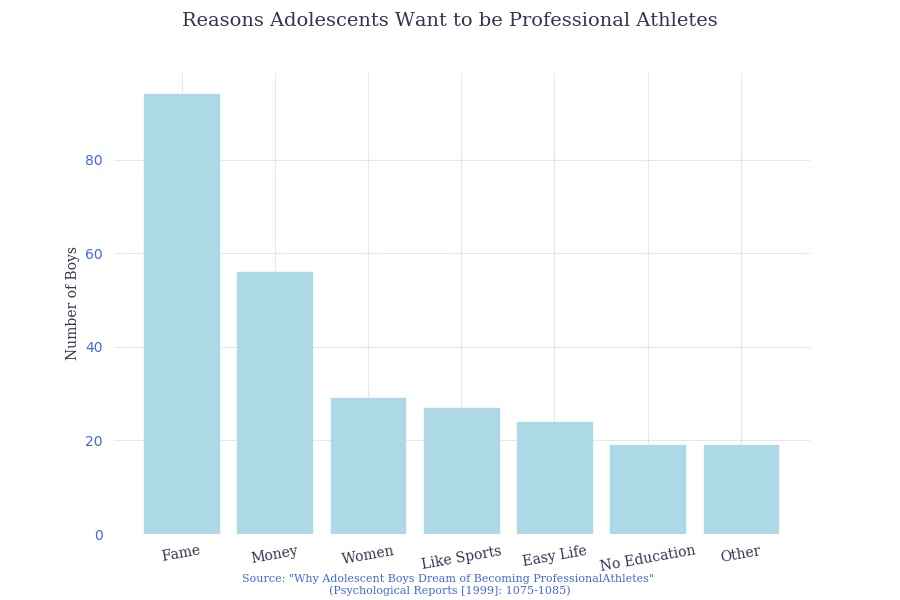

This chart was generated by the following Python code:
import matplotlib.pyplot as plt
import pandas as pd
import numpy as np
import pathlib


#NOTE Plot Info Configuration
font     = 'Serif'
title    = 'Reasons Adolescents Want to be Professional Athletes'
source   = ('Source: "Why Adolescent Boys Dream of Becoming Professional'
            'Athletes" \n(Psychological Reports [1999]: 1075-1085)')
ylabel   = 'Number of Boys'
filename = pathlib.Path(__file__).with_suffix('.jpg')


#NOTE Data Configuration
data       = [94, 56, 29, 27, 24, 19, 19]
categories = ['Fame', 'Money', 'Women', 'Like Sports', 'Easy Life', 
        'No Education', 'Other']
positions  = np.arange(len(categories))


# NOTE Color Configuration
background = 'white'
spines     = 'white'
special    = spines # Bottom and left spines
# --- text colors
bold       = '#333355'
trim       = 'royalblue'
# --- bar colors
bars       = 'lightblue'
edges      = 'lightblue'
width      = 1
# --- grid colors
grid       = 'blue'
alpha      = 0.1


#NOTE Geometry Configuration
x_rotation = 10
x_size     = 9
y_size     = 6
y_ticks    = False
x_ticks    = False


################################################################## Make the plot
plt.gcf().set_size_inches(x_size, y_size)
plt.bar(positions, data, align='center', color=bars, 
        edgecolor=edges, linewidth=width)
plt.xticks(positions, categories, fontsize=10, fontname=font, 
        rotation=x_rotation, color=bold)
plt.ylabel(ylabel, fontsize=10, fontname=font, 
        color=bold)
plt.yticks(color=trim)
plt.suptitle(title, fontsize=14, fontname=font, color=bold)
#plt.title(source, fontsize=8, fontname=font, color=trim)
plt.figtext(.5, 0.01, source, wrap=True, ha='center', fontname=font, fontsize=8,
        color=trim)
plt.grid(color=grid, alpha=alpha)

 
ax = plt.axes()
ax.patch.set_facecolor(background)
ax.figure.set_facecolor(background)
ax.set_axisbelow(True)
for position in ['top', 'right']:
    ax.spines[position].set_color(spines)
for position in ['bottom', 'left']:
    ax.spines[position].set_color(special)
ax.tick_params(top=False, bottom=False, left=y_ticks, right=x_ticks, 
        labelleft=True, labelbottom=True)


plt.savefig(filename, facecolor=ax.figure.get_facecolor())
plt.show()
